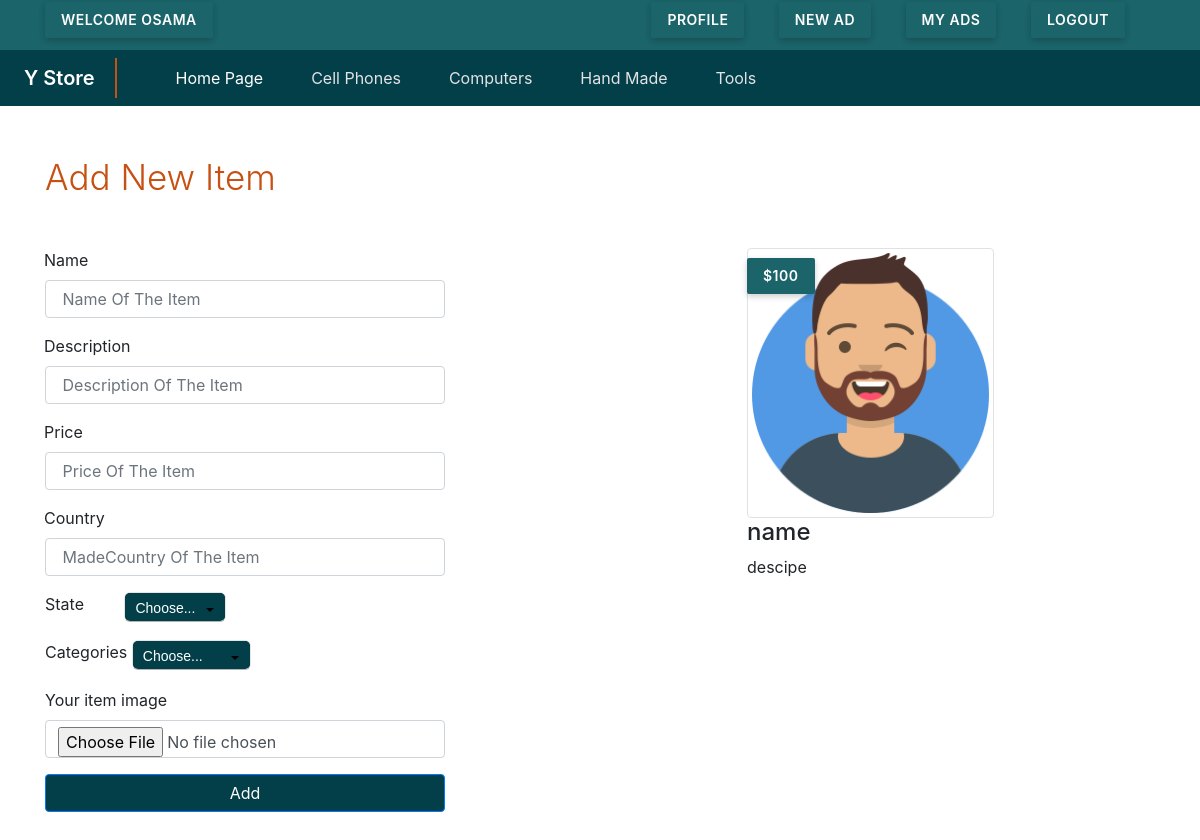
/newad.php (signed in), run on the app's committed database.
### tables this page shows
CREATE TABLE IF NOT EXISTS `categories` (
  `CatID` int(11) NOT NULL AUTO_INCREMENT,
  `CatName` varchar(255) NOT NULL,
  `Description` text NOT NULL,
  `parent` int(11) NOT NULL,
  `Ordering` int(11) DEFAULT NULL,
  `Visibility` tinyint(4) NOT NULL DEFAULT 0,
  `Allow_Comment` tinyint(4) NOT NULL DEFAULT 0,
  `Allow_Ads` tinyint(4) NOT NULL DEFAULT 0,
  PRIMARY KEY (`CatID`),
  UNIQUE KEY `Name` (`CatName`)
);

### init.php (called while the page is built, shortened)
<?php
include "Connect.php";
$temp  = 'Inclodes/templates';
$langu = "Inclodes/Lang";
$fun   = "Inclodes/Functions";
include  $langu . "/english.php";
include  $fun   . "/function.php";
include  $temp  . "/header.php";
include  $temp  . "/navbar.php";
?>

### Inclodes/Functions/function.php (called while the page is built, shortened)
<?php
function getcat($cond='')
{
    global $con;
    $stmt1 = $con->prepare("SELECT* From categories $cond  order by CatName ");
    $stmt1->execute();
    $cats = $stmt1->fetchAll();
    return $cats;
}
function checkstatus($userid) {
    global $con;
    $stmt = $con->prepare("SELECT UserID, UserName,Password  FROM `users` WHERE UserID=? and RegStatus=0 LIMIt 1 ");
    $stmt->execute(array($userid));
    return $stmt->rowCount();
}
        ?>

### Inclodes/Lang/english.php (called while the page is built)
<?php
function lang($phrase) {
 static $lang = array (
     "add ads"       => "add ads",
     "edit"          => "Edit",
     "login"         => "Login",
     "defult"        => "Defulte",
     'manage'        => "Manage",
     'update'        => "Update",
     'add'           => "Add",
     'insert'        => "insert",
     'delete'        => "delete",
     'error'         => "error",
     'Activate'      => "Activate",
     'Categories'    =>"Categories",
     'items'         =>"Items",
     'visit shop'    =>"visit shop",
     'Home Page'     => "Home Page",
     'home page'     => "Home Page",
     "Home"          => "Home",
     "Gategories"    => "Gategories",
     "item"          => "Items",
     "members"       => "Members",
     "comments"      => "Comments",
     "statistics"    => "Statistics",
     "logs"          => "Logs",
     "Edit profile"  => "Edit profile",
     "Setting"       => "Setting",
     "logout"        => "Logout",
     "dashboard"     => "Dashboard",
     "profile"      => "profile"
 );
 return $lang[$phrase];
}
?>

### newad.php (the view, shortened to what this page needs)
<?php
include "init.php";
if (isset($_SESSION['user'])) {
    if ($_SERVER['REQUEST_METHOD'] == "POST") {
      $formerorr = array();
      $avatar = $_FILES['avatar'];
      $avatarname = $avatar['name'];
      $avatartype = $avatar['type'];
      $avatarsize = $avatar['size'];
      $avatartemp = $avatar['tmp_name'];
      $allowavatarextantion = array("jpeg","jpg","png","gif");
      $avatarextantion = explode(".",$avatarname);
      $avatarextantion = strtolower( end($avatarextantion));
      $name   =  filter_var($_POST['name'],FILTER_SANITIZE_STRING);
      if (!is_numeric($_POST['Price'])) {
        $formerorr[]='the price must be number';
      }
      $des     =  filter_var($_POST['Description'],FILTER_SANITIZE_STRING);
      $price   =  filter_var($_POST['Price'],FILTER_SANITIZE_NUMBER_INT);
      $country = filter_var( $_POST['Country'],FILTER_SANITIZE_STRING);
      $state   =  filter_var($_POST['status'],FILTER_SANITIZE_NUMBER_INT);
      $cat     =  filter_var($_POST['cat'],FILTER_SANITIZE_NUMBER_INT);
      if ($name=='') {
        $formerorr[]='you have to put your item name';
      }
      if (strlen($name)<4) {
        $formerorr[]='The  name shuld be  longer than 4 charactar';
      }
      if ($des=='') {
        $formerorr[]='you have to put your item descraption';
      }
      if (strlen($des)<10) {
        $formerorr[]='The  description shuld be  longer than 10 charactar';
      }
      if ($price=='') {
        $formerorr[]='you have to put item price';
      }
      if (strlen($price)<1) {
        $formerorr[]='The  description shuld be  longer than 1 charactar';
      }
      if ($country=='') {
        $formerorr[]='you have to put your item country';
      }
      if (strlen($country)<2) {
        $formerorr[]='The country  name shuld be  longer than 2 charactar';
      }
      if(  !in_array($avatarextantion,$allowavatarextantion) ){
        $formerror[] = "this extinsion is not allwed";
    }
    if ($avatarsize>2000000) {
        $formerror[] = "This img is not allwed big size";
    }
       if (count($formerorr)>0) {
              ?>
              <div class="container updiv ">
                  <i class="fas fa-exclamation-triangle"></i>
                  <?php foreach ($formerorr as $v) {
                      echo "<div>" . $v . "</div>";
                  }
                  ?>
              </div>
          <?php
           header("refresh:4;url=newad.php");
    }
    else{
        try {
            rand(0,100000);
            $avatarimg =  rand(0,1000000000) . "_" . $avatarname;
            move_uploaded_file($avatartemp,"uploads\items\\".$avatarimg);
            $stmt = $con->prepare("INSERT INTO `items` (`ItemName`,`Description`,`Price`,`Date`,`MadeCountry`,`Status`,`Cat_ID` ,`User_ID`,`Image`) VALUES (?,?,?,now(),?,?,?,?,?)");
            $stmt->execute(array($name,$des,$price,$country,$state,$cat,$sessionuser,$avatarimg));
            ?>
            <div class="container updiv ">
                <i class="fas fa-thumbs-up"></i>
                <?php echo "<div >success</div>"; ?>
            </div>
        <?php
        } catch (Exception $e) {
            echo $e;
        }
    }
    }
    else{
    ?>
    <div class="container">
    <h2 class="d-flex justify-content-start edh">Add New Item</h2>
</div>
<div class="container edcon">
    <div class="row">
    <div class = "edfilds">
        <form class="col-sm" action="newad.php" method="POST"  enctype="multipart/form-data">
            <div class="form-group ed">
                <label class="input-group-append" for="exampleInputEmail1">Name</label>
                <input type="text" class="form-control live-name" required  autocomplete="off" name="name" value="" id="exampleInputEmail1" aria-describedby="emailHelp" required placeholder=" Name Of The Item ">
            </div>
            <div class="form-group ed">
                <label class="input-group-append" for="exampleInputEmail1">Description</label>
                <input type="text" class="form-control  live-des " required autocomplete="off" name="Description" value="" id="exampleInputEmail1" aria-describedby="emailHelp" required placeholder=" Description Of The Item ">
            </div>
            <div class="form-group ed">
                <label class="input-group-append" for="exampleInputEmail1">Price&nbsp;&nbsp;&nbsp;&nbsp;&nbsp;&nbsp;&nbsp;&nbsp;&nbsp;&nbsp;</label>
                <input type="text" class="form-control live-price" required  autocomplete="off" name="Price" value="" id="exampleInputEmail1" aria-describedby="emailHelp" required placeholder=" Price Of The Item ">
            </div>
            <div class="form-group ed">
                <label class="input-group-append" for="exampleInputEmail1">Country&nbsp;&nbsp;&nbsp;&nbsp;&nbsp;&nbsp;&nbsp;&nbsp;&nbsp;&nbsp;</label>
                <input type="text" class="form-control" require autocomplete="off" required name="Country" value="" id="exampleInputEmail1" aria-describedby="emailHelp" required placeholder=" MadeCountry Of The Item ">
            </div>
            <div class="form-group ed">
                <label for="inputState">State&nbsp;&nbsp;&nbsp;&nbsp;&nbsp;&nbsp;&nbsp;&nbsp;</label>
                <select id="inputState" name="status" class="form-control selectpicker">
                </select>
            </div>
            <div class="form-group ed">
                <label for="inputState">Categories</label>
                <select id="inputState" name="cat" class="form-control ">
                    <?php
                    $row = getall('categories','CatName',"ASC","WHERE parent = 0");
                    print_r($row);
                    ?>
                </select>
            </div>
            <div class="form-group ed ">
                              <label>Your item image</label>
                              <input type="file" class="form-control" autocomplete="off" name="avatar"  id="exampleInputPassword1" value="" placeholder="Your img">
             </div>
            <div class="form-group ed ">
                <input type="submit" class="btn btn-primary edbtn" value="Add">
            </div>
        </form>
        </div>
        <div class=" col-sm ">
                    <div class ="thumbnail  live-show">
                                <span class ="pricr-tag prview-price">$100</span>
                                <img src="Layout/Images/avatar.png" alt="..." class="img-thumbnail adimg">
                                <div class="caption">
                                        <h4 class="prview-name" >name</h4>
                                        <p class='prview-des'>descipe</p>
                                </div>
                    </div>
        </div>
        </div>
    <?php
}
}
include ($temp."/footer.php");
    ?>

### Inclodes/templates/navbar.php (shortened to what this page needs)
<nav class="container-fluid upar">
      <div class="container upercon">
        <?php
        if (isset($_SESSION['user'])) {
          $status = checkstatus($_SESSION['userid']);
          ?>
          <div class="float-left">
            <?php
             if ($status==0) {
              ?>
               <p  class ="uperspan notcro">welcome <?php echo $_SESSION['user']; ?></p>
              <?php
            }
?>
          </div>
          <div  class="float-right">
          <a class="prfile" href="profile.php"><span  class ="uperspan">profile</span></a>
          <a class="prfile" href="newad.php"><span  class ="uperspan">new AD</span></a>
          <a class="prfile" href="profile.php#my-ads"><span  class ="uperspan">My ADS</span></a>
          <a class="prfile" href="logout.php"><span  class ="uperspan">logout</span></a>
          </div>
            <?php
        }
        else
        {
          ?>
            <a class="float-right loghsin" href="login.php">
          <span class ="uperspan">Login/Signup</span>
        </a>
        <?php
        }
        ?>
      </div>
      </nav>
<nav class="navbar  navbar-expand-lg navbar-dark  navbar-default x main-store-nav">
  <a class="navbar-brand" href="#">Y Store</a>
  <div class="collapse navbar-collapse" id="navbarSupportedContent">
    <ul class="navbar-nav mr-auto">
      <li class="nav-item active">
        <a class="nav-link" href="index.php"><?php echo lang('home page');   ?></a>
      </li>
           <?php
                 $cats = getcat("WHERE parent =0");
                 foreach ($cats as $v) {
                   echo "<li class='nav-item '>";
                   echo "<a class='nav-link' href='categories.php?pageid=".$v['CatID']."&pagename=". str_replace(" ","-",$v['CatName']) . "'>".$v['CatName']."</a>";
                   echo "</li>";
                  }
           ?>
        </div>
</nav>

### Layout/Css/admins.css (style rules this page uses)
body { height: 1200px; }
input { background: transparent; border: 0; outline: 0; border-bottom: 1px solid #45494C; font-size: 14px; color: #1B646A; padding: 8px 0; }
.main-store-nav li { text-transform: capitalize; }
.nav-item { padding-right: 2rem; }
.navbar-dark .navbar-nav .nav-link { color: #e3e3e6; }
.navbar { padding-left: 2%; margin-bottom: 50px; }
.bg-primary, .x { background-color: #033F49; }
.navbar-brand { font-weight: 600; border-right: solid 2px #c75013; padding-right: 20px; }
.navbar-collapse { padding-left: 3%; }
.upar { background-color: #1B646A; padding: 2px 0px 2px 0px; }
.upercon { margin-bottom: 10px; }
.uperspan { background: #1B646A; padding: 10px 16px; width: auto; font-weight: 600; text-transform: uppercase; font-size: 14px; color: #fff; line-height: 16px; letter-spacing: 0.5px; border-radius: 2px; box-shadow: 0 2px 6px rgba(0, 0, 0, 0.1), 0 3px 6px rgba(0, 0, 0, 0.1); border: 0; outline: 0; margin: 0px 30px 0px 0; transition: all 0.25s; cursor: pointer; display: inline-block; }
.notcro { cursor: auto; }
.ed input, .ed select { width: 400px; }
.edcon { margin-top: 50px; }
.edbtn { background-color: #033F49; }
.edh { color: #c75013; font-weight: 300; font-size: 35px; margin-bottom: 30px; text-transform: capitalize; }
.adimg { height: 270px; }
.pricr-tag { position: absolute; top: 10px; background: #1B646A; padding: 10px 16px; font-weight: 600; text-transform: uppercase; font-size: 14px; color: #fff; line-height: 16px; letter-spacing: 0.5px; border-radius: 2px; box-shadow: 0 2px 6px rgba(0, 0, 0, 0.1), 0 3px 6px rgba(0, 0, 0, 0.1); }
.live-show { margin-left: 40%; }

### data on the page
categories: CatName "Cell Phones"
categories: CatName "Computers"
categories: CatName "Hand Made"
categories: CatName "Tools"

### other printed values
$_SESSION['user'] "OSAMA"
lang('home page') "Home Page"
